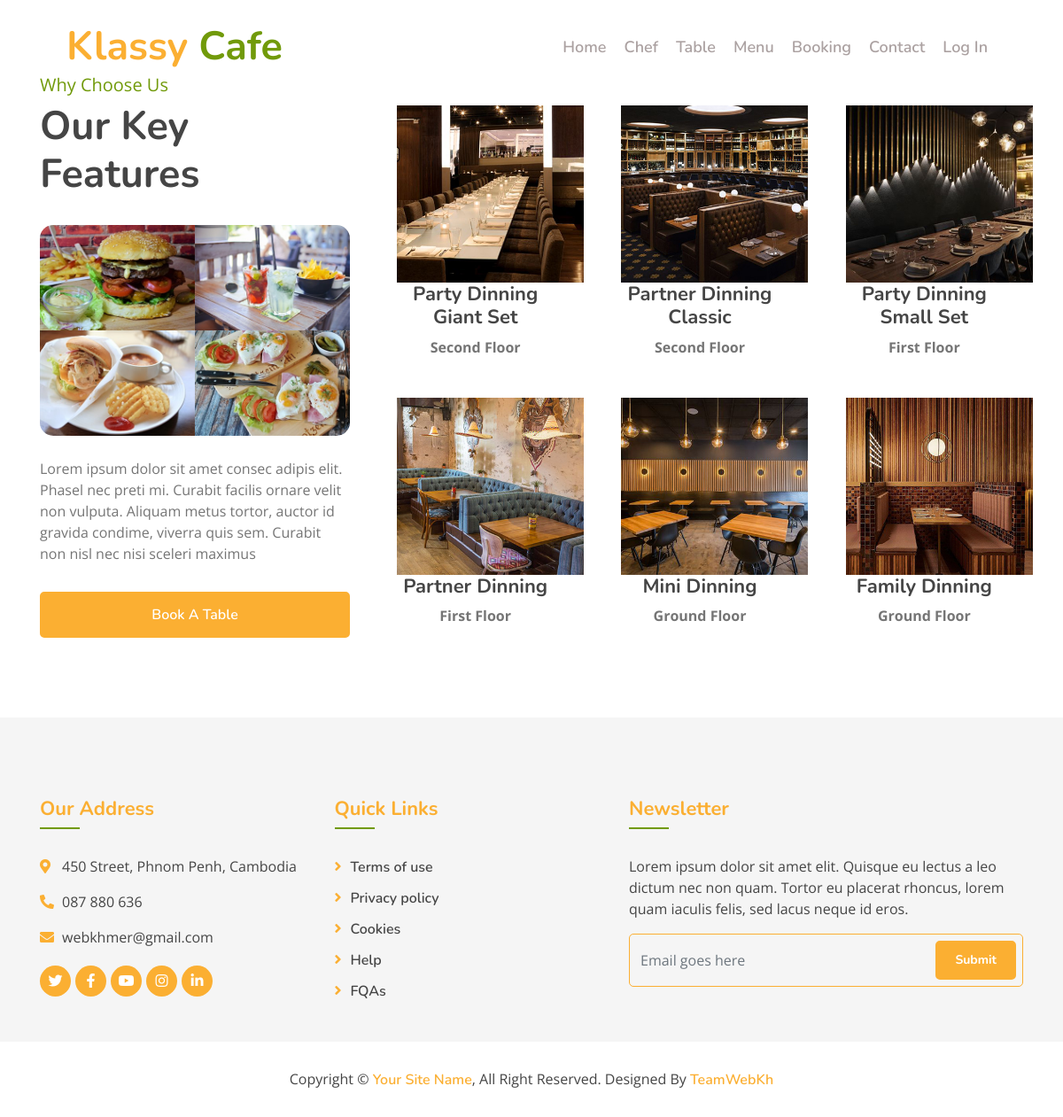
The app's page /KlassyCafe/index.php?p=table with its own data.
### tables this page shows
CREATE TABLE IF NOT EXISTS `tbl_table` (
  `tid` int UNSIGNED NOT NULL AUTO_INCREMENT,
  `mark` varchar(50) NOT NULL,
  `table_num` varchar(25) NOT NULL,
  `floor` varchar(25) DEFAULT NULL,
  `img` varchar(255) DEFAULT NULL,
  `trash` tinyint NOT NULL DEFAULT '0',
  PRIMARY KEY (`tid`)
);

### KlassyCafe/pages/table.php (the view, shortened to what this page needs)
<?php
	include "conn_db/db_config.php";
	$sql = "SELECT * FROM tbl_table WHERE trash=0 GROUP BY mark ORDER BY tid DESC";
	$result = mysqli_query($conn,$sql);
?>
<div class="feature">
            <div class="container"  style="padding-top:3%;">
                <div class="row">
                    <div class="col-lg-4">
                        <div class="section-header">
                            <p>Why Choose Us</p>
                            <h2>Our Key Features</h2>
                        </div>
                        <div class="feature-text">
                            <div class="feature-img">
                                <div class="row">
                                    <div class="col-6">
                                        <img src="img/feature-1.jpg" alt="Image">
                                    </div>
                                    <div class="col-6">
                                        <img src="img/feature-2.jpg" alt="Image">
                                    </div>
                                    <div class="col-6">
                                        <img src="img/feature-3.jpg" alt="Image">
                                    </div>
                                    <div class="col-6">
                                        <img src="img/feature-4.jpg" alt="Image">
                                    </div>
                                </div>
                            </div>
                            <p>
                                Lorem ipsum dolor sit amet consec adipis elit. Phasel nec preti mi. Curabit facilis ornare velit non vulputa. Aliquam metus tortor, auctor id gravida condime, viverra quis sem. Curabit non nisl nec nisi sceleri maximus
                            </p>
                            <a class="btn custom-btn" href="index.php?p=booking">Book A Table</a>
                        </div>
                    </div>
                    <div class="col-lg-8">
                        <div class="row">
						<?php
						while($row= mysqli_fetch_array($result))
						{
						?>
							<div class="col-sm-4" style="padding:5%; margin-bottom:-10%;">
                                <div class="feature-item">
                                    <img src="img/tables/<?=$row['img'];?>" width="220px;" style="padding-right:5%;" alt="Image" />
                                    <div style="text-align:center;"><h3><?=$row['mark'];?></h3><strong><?=$row['floor'];?></strong></div>
                                </div>
                            </div>
                        <?php
						}
						?>
                        </div>
                    </div>
                </div>
            </div>
        </div>

### KlassyCafe/index.php (shortened to what this page needs)
<!DOCTYPE html>
<html lang="en">
    <head>
        <link href="https://stackpath.bootstrapcdn.com/bootstrap/4.4.1/css/bootstrap.min.css" rel="stylesheet">
        <link href="https://cdnjs.cloudflare.com/ajax/libs/font-awesome/5.10.0/css/all.min.css" rel="stylesheet">
        <link href="lib/animate/animate.min.css" rel="stylesheet">
        <link href="lib/owlcarousel/assets/owl.carousel.min.css" rel="stylesheet">
        <link href="lib/flaticon/font/flaticon.css" rel="stylesheet">
        <link href="lib/tempusdominus/css/tempusdominus-bootstrap-4.min.css" rel="stylesheet" />
        <link href="css/style.css" rel="stylesheet">
    </head>
    <body>
        <?php
			include_once "pages/headfoot/header.php";
		?>
        <?php
			if(isset($_GET['p']))
			{
				include "pages/".$_GET['p'].".php";
			}else
			{
				include "pages/headfoot/body.php";
			}
		?>
			<?php
				include_once"pages/headfoot/footer.php";
			?>
    </body>
</html>

### KlassyCafe/pages/headfoot/header.php (shortened to what this page needs)
<div class="navbar navbar-expand-lg bg-light navbar-light">
            <div class="container-fluid">
                <a href="index.php" class="navbar-brand">Klassy <span>Cafe</span></a>
                <div class="collapse navbar-collapse justify-content-between" id="navbarCollapse">
                    <div class="navbar-nav ml-auto">
                        <a href="index.php" class="nav-item nav-link">Home</a>
                        <a href="index.php?p=chef" class="nav-item nav-link">Chef</a>
						<a href="index.php?p=table" class="nav-item nav-link">Table</a>
                        <a href="index.php?p=foodMenu" class="nav-item nav-link">Menu</a>
                        <a href="index.php?p=booking" class="nav-item nav-link">Booking</a>
                        <a href="index.php?p=contact" class="nav-item nav-link">Contact</a>
						<a href="pages/login.php" style="align-left:50px;" target="none" title="Log In to Admin" class="nav-item nav-link">Log In</a>
                    </div>
                </div>
            </div>
        </div>

### KlassyCafe/pages/headfoot/footer.php
<div class="footer">
            <div class="container">
                <div class="row">
                    <div class="col-lg-7">
                        <div class="row">
                            <div class="col-md-6">
                                <div class="footer-contact">
                                    <h2>Our Address</h2>
                                    <p><i class="fa fa-map-marker-alt"></i>450 Street, Phnom Penh, Cambodia</p>
                                    <p><i class="fa fa-phone-alt"></i>087 880 636</p>
                                    <p><i class="fa fa-envelope"></i>webkhmer@gmail.com</p>
                                    <div class="footer-social">
                                        <a href=""><i class="fab fa-twitter"></i></a>
                                        <a href=""><i class="fab fa-facebook-f"></i></a>
                                        <a href=""><i class="fab fa-youtube"></i></a>
                                        <a href=""><i class="fab fa-instagram"></i></a>
                                        <a href=""><i class="fab fa-linkedin-in"></i></a>
                                    </div>
                                </div>
                            </div>
                            <div class="col-md-6">
                                <div class="footer-link">
                                    <h2>Quick Links</h2>
                                    <a href="">Terms of use</a>
                                    <a href="">Privacy policy</a>
                                    <a href="">Cookies</a>
                                    <a href="">Help</a>
                                    <a href="">FQAs</a>
                                </div>
                            </div>
                        </div>
                    </div>
                    <div class="col-lg-5">
                        <div class="footer-newsletter">
                            <h2>Newsletter</h2>
                            <p>
                                Lorem ipsum dolor sit amet elit. Quisque eu lectus a leo dictum nec non quam. Tortor eu placerat rhoncus, lorem quam iaculis felis, sed lacus neque id eros.
                            </p>
                            <div class="form">
                                <input class="form-control" placeholder="Email goes here">
                                <button class="btn custom-btn">Submit</button>
                            </div>
                        </div>
                    </div>
                </div>
            </div>
            <div class="copyright">
                <div class="container">
                    <p>Copyright &copy; <a href="#">Your Site Name</a>, All Right Reserved.</p>
                    <p>Designed By <a href="#">TeamWebKh</a></p>
                </div>
            </div>
        </div>

### KlassyCafe/css/style.css (style rules this page uses)
body { color: #757575; background: #ffffff; font-family: 'open sans', sans-serif; }
h1, h2, h3, h4, h5, h6 { color: #454545; font-family: 'Nunito', sans-serif; }
a { font-family: 'Nunito', sans-serif; font-weight: 600; color: #fbaf32; transition: .3s; }
.btn.custom-btn { padding: 12px 25px; font-family: 'Nunito', sans-serif; font-size: 16px; font-weight: 600; color: #ffffff; background: #fbaf32; border: 2px solid #fbaf32; border-radius: 5px; transition: .5s; }
.container-fluid { max-width: 1366px; }
.navbar { position: relative; transition: .5s; z-index: 999; }
.navbar .navbar-brand { margin: 0; color: #fbaf32; font-size: 45px; line-height: 0px; font-weight: 700; font-family: 'Nunito', sans-serif; transition: .5s; }
.navbar .navbar-brand span { color: #719a0a; }
@media (min-width: 992px) { .navbar { position: absolute; width: 100%; padding: 30px 60px; background: transparent !important; z-index: 9; } }
@media (min-width: 992px) { .navbar .navbar-brand { color: #fbaf32; } }
@media (min-width: 992px) { .navbar-light .navbar-nav .nav-link, .navbar-light .navbar-nav .nav-link:focus { padding: 10px 10px 8px 10px; font-family: 'Nunito', sans-serif; color: #aba1a1; font-size: 18px; font-weight: 600; } }
.section-header { position: relative; margin-bottom: 45px; }
.section-header p { color: #719a0a; margin-bottom: 5px; position: relative; font-size: 20px; }
.section-header h2 { margin: 0; position: relative; font-size: 45px; font-weight: 700; }
.feature { position: relative; width: 100%; padding: 45px 0 0 0; }
.feature .section-header { margin-bottom: 30px; }
.feature .feature-text { position: relative; width: 100%; }
.feature .feature-img { border-radius: 15px; margin-bottom: 25px; overflow: hidden; }
.feature .feature-img .col-6, .feature .feature-img .col-12 { padding: 0; overflow: hidden; }
.feature .feature-img img { width: 100%; transition: .3s; }
.feature .feature-text .btn { width: 100%; margin-top: 15px; margin-bottom: 45px; }
.feature .feature-item { width: 100%; margin-bottom: 45px; }
.feature .feature-item h3 { font-size: 22px; font-weight: 700; }
.footer { position: relative; margin-top: 45px; padding-top: 90px; background: rgba(0, 0, 0, .04); }
.footer .footer-contact, .footer .footer-link, .footer .footer-newsletter { position: relative; margin-bottom: 45px; color: #454545; }
.footer .footer-contact h2, .footer .footer-link h2, .footer .footer-newsletter h2 { position: relative; margin-bottom: 30px; padding-bottom: 10px; font-size: 22px; font-weight: 700; color: #fbaf32; }
.footer .footer-contact h2::after, .footer .footer-link h2::after, .footer .footer-newsletter h2::after { position: absolute; content: ""; width: 45px; height: 2px; bottom: 0; left: 0; background: #719a0a; }
.footer .footer-link a { display: block; margin-bottom: 10px; color: #454545; transition: .3s; }
.footer .footer-link a::before { position: relative; content: "\f105"; font-family: "Font Awesome 5 Free"; font-weight: 900; margin-right: 10px; color: #fbaf32; }
.footer .footer-contact p i { width: 25px; color: #fbaf32; }
.footer .footer-social { position: relative; margin-top: 20px; display: flex; }
.footer .footer-social a { display: inline-block; margin-right: 5px; width: 35px; height: 35px; display: flex; align-items: center; justify-content: center; background: #fbaf32; border-radius: 35px; font-size: 16px; color: #ffffff; }
.footer .footer-social a:last-child { margin: 0; }
.footer .footer-newsletter .form { position: relative; width: 100%; }
.footer .footer-newsletter input { height: 60px; background: transparent; border: 1px solid #fbaf32; border-radius: 5px; }
.footer .footer-newsletter .btn { position: absolute; top: 8px; right: 8px; height: 44px; padding: 8px 20px; font-size: 14px; font-weight: 700; }
.footer .copyright { position: relative; width: 100%; padding: 30px 0; text-align: center; background: #ffffff; }
.footer .copyright p { margin: 0; display: inline-block; color: #454545; }
.footer .copyright p a { color: #fbaf32; }

### records on screen
tbl_table: img (picture), mark "Party Dinning Giant Set", floor "Second Floor"
tbl_table: img (picture), mark "Partner Dinning Classic", floor "Second Floor"
tbl_table: img (picture), mark "Party Dinning Small Set", floor "First Floor"
tbl_table: img (picture), mark "Partner Dinning", floor "First Floor"
tbl_table: img (picture), mark "Mini Dinning", floor "Ground Floor"
tbl_table: img (picture), mark "Family Dinning", floor "Ground Floor"
